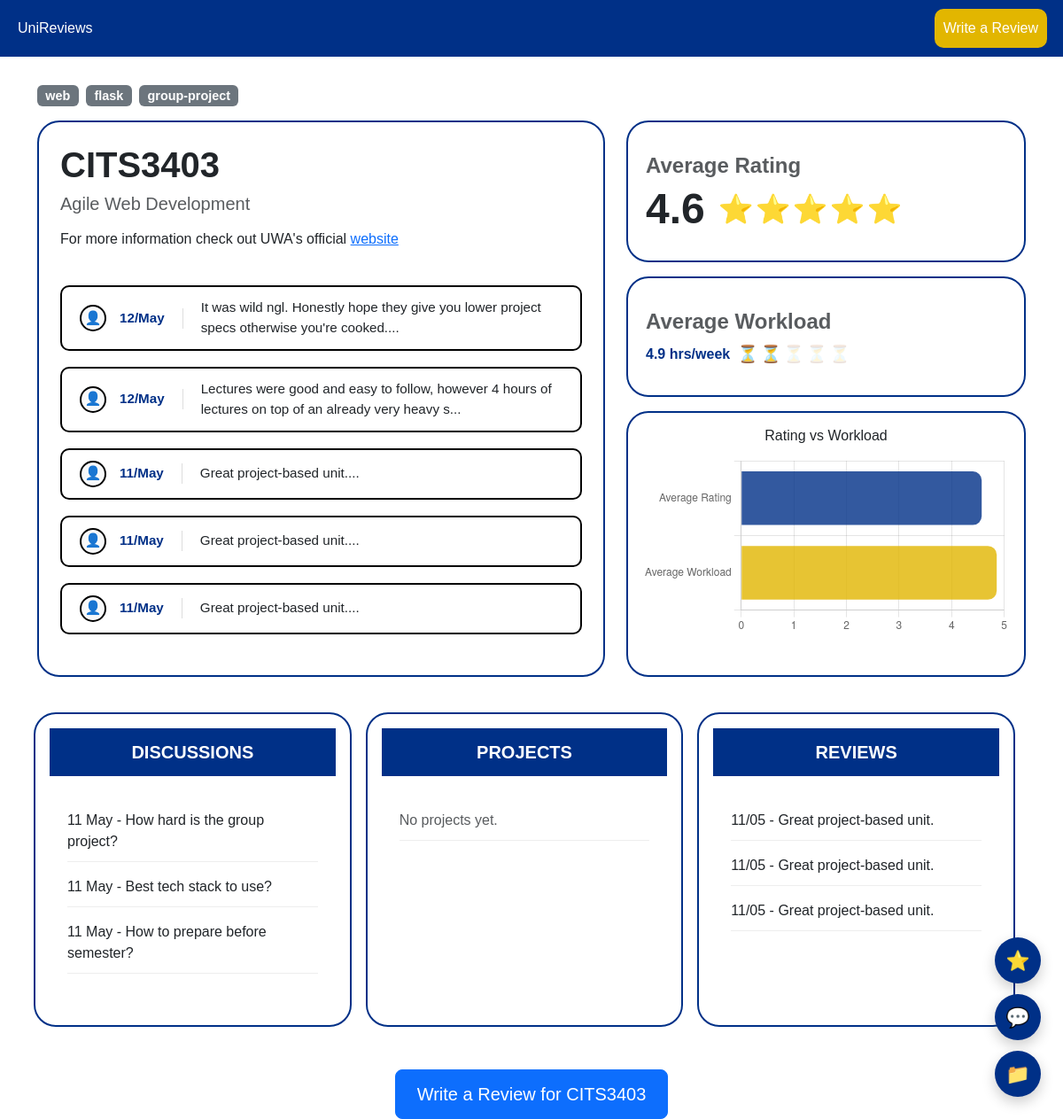
Page /unit/CITS3403 on the earlier database version.
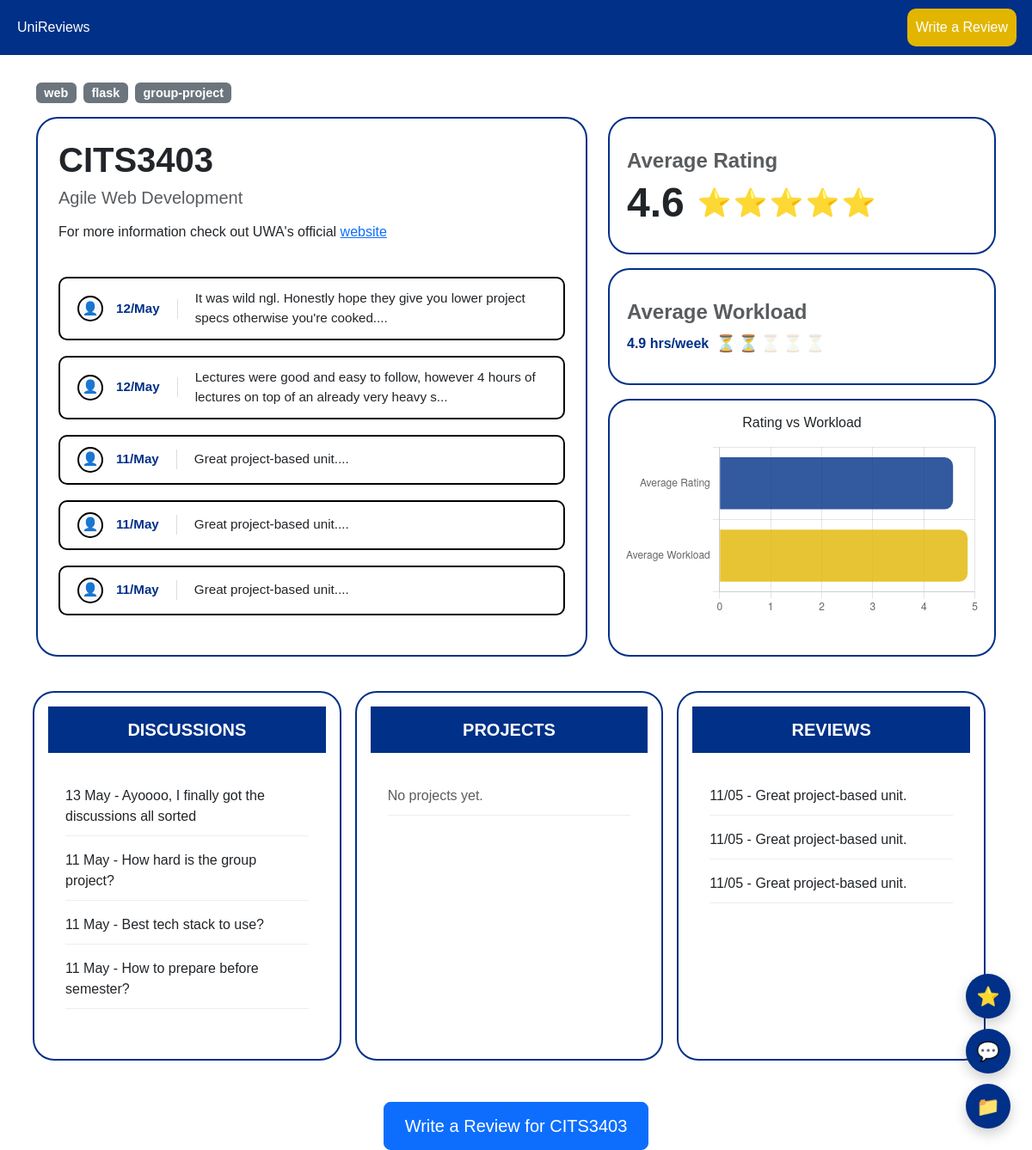
Same page on the later database version.
### app/models.py (models this page shows, shortened)
class Review(db.Model):
    __tablename__ = "reviews"
    review_id = db.Column(db.Integer, primary_key=True)
    unit_code = db.Column(
        db.String(16),
        db.ForeignKey("units.code"),
        nullable=False
    )
    author_id = db.Column(
        db.Integer,
        db.ForeignKey("users.user_id"),
        nullable=False
    )
    rating = db.Column(db.Float, nullable=False)
    workload = db.Column(db.Float, nullable=False)
    content = db.Column(db.Text, nullable=False)
    get_ahead_tip = db.Column(db.String(200), nullable=True)
    created_at = db.Column(
        db.DateTime,
        default=lambda: datetime.now(timezone.utc)
    )
    unit = db.relationship(
        "Unit",
        back_populates="reviews"
    )
    author = db.relationship(
        "User",
        back_populates="reviews"
    )

class Discussion(db.Model):
    __tablename__ = "discussions"
    discussion_id = db.Column(
        db.Integer,
        primary_key=True
    )
    unit_code = db.Column(
        db.String(16),
        db.ForeignKey("units.code"),
        nullable=False
    )
    author_id = db.Column(
        db.Integer,
        db.ForeignKey("users.user_id"),
        nullable=False
    )
    title = db.Column(
        db.String(255),
        nullable=False
    )
    body = db.Column(
        db.Text,
        nullable=False
    )
    created_at = db.Column(
        db.DateTime,
        default=lambda: datetime.now(timezone.utc)
    )
    upvotes = db.Column(db.Integer, default=0)
    downvotes = db.Column(db.Integer, default=0)
    voters = db.Column(db.JSON, default=list)
    unit = db.relationship(
        "Unit",
        back_populates="discussions"
    )
    author = db.relationship(
        "User",
        back_populates="discussions"
    )
    comments = db.relationship(
        "Comment",
        back_populates="discussion",
        cascade="all, delete-orphan"
    )

### app/routes.py (the view)
@main.route("/unit/<code>")
def unit_page(code):
    unit = Unit.query.get_or_404(code)
    return render_template(
        "unit_page.html",
        unit=unit,
        reviews = sorted(
            unit.reviews,
            key=lambda r: r.created_at,
            reverse=True
        ),
        discussions = sorted(
            unit.discussions,
            key=lambda d: d.created_at,
            reverse=True
        ),
        projects = sorted(
            unit.projects,
            key=lambda p: p.created_at,
            reverse=True
        )
    )

### app/models.py (called while the page is built)
    @property
    def rating(self):
        if not self.reviews:
            return 0.0
        return sum(r.rating for r in self.reviews) / len(self.reviews)

    @property
    def workload(self):
        if not self.reviews:
            return 0.0
        return sum(r.workload for r in self.reviews) / len(self.reviews)

### app/routes.py (called while the page is built)
@main.context_processor
def inject_globals():
    return dict(
        current_user_id=get_current_user(),
        current_user=get_current_user_obj()
    )

def get_current_user():
    return session.get("user_id")

def get_current_user_obj():
    user_id = get_current_user()
    if not user_id:
        return None
    return User.query.get(get_current_user())

### app/templates/unit_page.html (shortened to what the changed rows need)
{% extends "base.html" %}
{% block styles %}
<link
    href="{{ url_for('static', filename='css/unit_page.css') }}"
    rel="stylesheet">
{% endblock %}
{% block content %}
<div class="container mt-5 pt-5">
    {% if unit.tags %}
        <div class="mb-3">
            {% for tag in unit.tags %}
                <span class="badge bg-secondary me-1">
                    {{ tag }}
                </span>
            {% endfor %}
        </div>
    {% endif %}
    <div class="row align-items-stretch">
        <div class="col-md-7 d-flex">
            <div class="card p-4 flex-fill">
                <h1 class="fw-bold">
                    {{ unit.code }}
                </h1>
                <ul class="recent-reviews-list mt-4">
                    {% for review in reviews[:5] %}
                        <li class="review-wide-card">
                            <span class="review-date">
                            {{ review.created_at.strftime("%d/%B") }}
                            </span>
                            <span class="review-rating">
                                {{ review.content[:100] }}...
                            </span>
                        </li>
                    {% else %}
                        <li class="text-muted">No reviews have been left yet.</li>
                    {% endfor %}
                </ul>
            </div>
        </div>
        <div class="col-md-5 d-flex flex-column gap-3">
            <div class="card p-3 text-start flex-fill rating-card">
                <div class="rating-info">
                    <h2 class="fw-bold">{{ "%.1f"|format(unit.rating) }}</h2>
                    <div class="rating-stars">
                        {% for i in range(1, 6) %}
                            <span class="star {% if unit.rating >= i %}filled{% endif %}">⭐️</span>
                        {% endfor %}
                    </div>
                </div>
            </div>
            {% from "macros/workload.html" import workload_display %}
            <div class="card p-3 text-start flex-fill rating-card">
                <div class="rating-info">
                    {{ workload_display(unit.workload) }}
                </div>
            </div>
        </div>
    <div class="row mt-4 g-3">
        <div class="col-md-4">
            <a
                href={{ url_for('main.unit_discussions', unit_code=unit.code) }}
                class="text-decoration-none text-dark">
                <div class="card p-3 h-100">
                    <ul class="mt-2">
                        {% for d in discussions[:5] %}
                            <li>
                                {{ d.created_at.strftime("%d %b") }}
                                -
                                {{ d.title[:50] }}
                            </li>
                        {% else %}
                            <li class="text-muted">
                                No discussions yet.
                            </li>
                        {% endfor %}
                    </ul>
                </div>
            </a>
        </div>
        <div class="col-md-4">
            <a
                href={{ url_for('main.unit_reviews', unit_code=unit.code) }}
                class="text-decoration-none text-dark">
                <div class="card p-3 h-100">
                    <ul class="mt-2">
                        {% for r in reviews[4:9] %}
                            <li>
                                {{ r.created_at.strftime("%d/%m") }}
                                -
                                {{ r.content[:50] }}
                            </li>
                        {% else %}
                            <li class="text-muted">
                                No additional reviews.
                            </li>
                        {% endfor %}
                    </ul>
                </div>
            </a>
        </div>
    </div>
    </div>
</div>{% endblock %}
{% block scripts %}
<script>
const ctx = document.getElementById('ratingWorkloadChart');
new Chart(ctx, {
    type: 'bar',
    data: {
        labels: ['Average Rating', 'Average Workload'],
        datasets: [{
            label: 'Unit Scores',
            data: [{{ unit.rating }}, {{ unit.workload }}],
            backgroundColor: [
                'rgba(0, 48, 135, 0.8)',
                'rgba(226, 182, 0, 0.8)'
            ],
            borderRadius: 10
        }]
    },
    options: {
        indexAxis: 'y',
        scales: {
            x: {
                min: 0,
                max: 5,
                ticks: { stepSize: 1 }
            }
        },
        plugins: {
            legend: { display: false }
        }
    }
});
</script>
{% endblock %}

Differences in the rows shown:
added Discussion: created_at "13 May", title "Ayoooo, I finally got the discussions all sorted"
